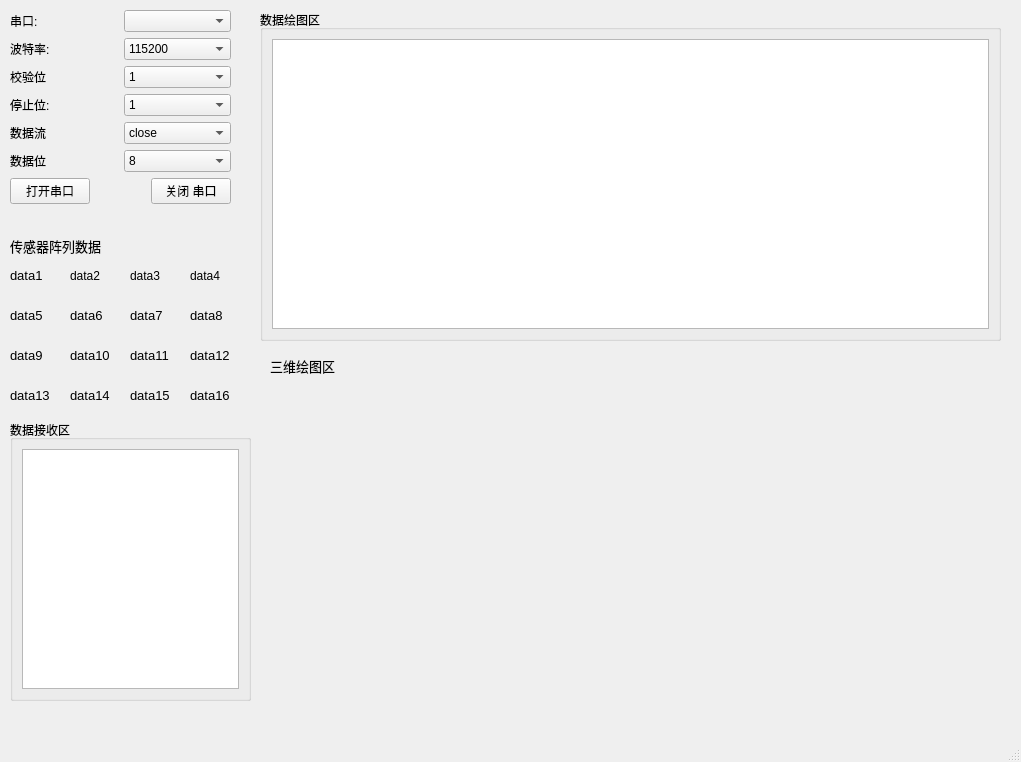
<?xml version="1.0" encoding="UTF-8"?>
<ui version="4.0">
 <class>MainWindow</class>
 <widget class="QMainWindow" name="MainWindow">
  <property name="geometry">
   <rect>
    <x>0</x>
    <y>0</y>
    <width>1021</width>
    <height>762</height>
   </rect>
  </property>
  <property name="windowTitle">
   <string>MainWindow</string>
  </property>
  <widget class="QWidget" name="centralwidget">
   <widget class="QGroupBox" name="groupBox">
    <property name="geometry">
     <rect>
      <x>10</x>
      <y>420</y>
      <width>241</width>
      <height>281</height>
     </rect>
    </property>
    <property name="title">
     <string>数据接收区</string>
    </property>
    <layout class="QGridLayout" name="gridLayout">
     <item row="0" column="0">
      <widget class="QPlainTextEdit" name="rec_Edit">
       <property name="minimumSize">
        <size>
         <width>0</width>
         <height>0</height>
        </size>
       </property>
       <property name="maximumSize">
        <size>
         <width>9999</width>
         <height>9999</height>
        </size>
       </property>
       <property name="readOnly">
        <bool>true</bool>
       </property>
       <property name="plainText">
        <string notr="true"/>
       </property>
       <property name="tabStopDistance">
        <double>200.000000000000000</double>
       </property>
       <property name="cursorWidth">
        <number>3</number>
       </property>
      </widget>
     </item>
    </layout>
   </widget>
   <widget class="QWidget" name="layoutWidget">
    <property name="geometry">
     <rect>
      <x>10</x>
      <y>10</y>
      <width>221</width>
      <height>221</height>
     </rect>
    </property>
    <layout class="QVBoxLayout" name="verticalLayout_5">
     <item>
      <layout class="QVBoxLayout" name="verticalLayout_2">
       <item>
        <layout class="QVBoxLayout" name="verticalLayout">
         <item>
          <layout class="QHBoxLayout" name="horizontalLayout_5">
           <item>
            <widget class="QLabel" name="label">
             <property name="text">
              <string>串口:</string>
             </property>
            </widget>
           </item>
           <item>
            <widget class="QComboBox" name="serial_com"/>
           </item>
          </layout>
         </item>
         <item>
          <layout class="QHBoxLayout" name="horizontalLayout_4">
           <item>
            <widget class="QLabel" name="label_2">
             <property name="text">
              <string>波特率:</string>
             </property>
            </widget>
           </item>
           <item>
            <widget class="QComboBox" name="Baud_Text">
             <item>
              <property name="text">
               <string>115200</string>
              </property>
             </item>
             <item>
              <property name="text">
               <string>9600</string>
              </property>
             </item>
            </widget>
           </item>
          </layout>
         </item>
         <item>
          <layout class="QHBoxLayout" name="horizontalLayout_3">
           <item>
            <widget class="QLabel" name="label_3">
             <property name="text">
              <string>校验位</string>
             </property>
            </widget>
           </item>
           <item>
            <widget class="QComboBox" name="Parity_Text">
             <item>
              <property name="text">
               <string>1</string>
              </property>
             </item>
             <item>
              <property name="text">
               <string>1.5</string>
              </property>
             </item>
             <item>
              <property name="text">
               <string>2</string>
              </property>
             </item>
            </widget>
           </item>
          </layout>
         </item>
         <item>
          <layout class="QHBoxLayout" name="horizontalLayout_2">
           <item>
            <widget class="QLabel" name="label_4">
             <property name="text">
              <string>停止位:</string>
             </property>
            </widget>
           </item>
           <item>
            <widget class="QComboBox" name="Stop_Text">
             <item>
              <property name="text">
               <string>1</string>
              </property>
             </item>
             <item>
              <property name="text">
               <string>2</string>
              </property>
             </item>
            </widget>
           </item>
          </layout>
         </item>
         <item>
          <layout class="QHBoxLayout" name="horizontalLayout">
           <item>
            <widget class="QLabel" name="label_5">
             <property name="text">
              <string>数据流</string>
             </property>
            </widget>
           </item>
           <item>
            <widget class="QComboBox" name="Flow_Text">
             <item>
              <property name="text">
               <string>close</string>
              </property>
             </item>
             <item>
              <property name="text">
               <string>open</string>
              </property>
             </item>
            </widget>
           </item>
          </layout>
         </item>
        </layout>
       </item>
       <item>
        <layout class="QHBoxLayout" name="horizontalLayout_6">
         <item>
          <widget class="QLabel" name="label_6">
           <property name="text">
            <string>数据位</string>
           </property>
          </widget>
         </item>
         <item>
          <widget class="QComboBox" name="Data_Text">
           <item>
            <property name="text">
             <string>8</string>
            </property>
           </item>
           <item>
            <property name="text">
             <string>7</string>
            </property>
           </item>
           <item>
            <property name="text">
             <string>6</string>
            </property>
           </item>
           <item>
            <property name="text">
             <string>5</string>
            </property>
           </item>
          </widget>
         </item>
        </layout>
       </item>
      </layout>
     </item>
     <item>
      <layout class="QVBoxLayout" name="verticalLayout_4">
       <item>
        <layout class="QVBoxLayout" name="verticalLayout_3">
         <item>
          <layout class="QHBoxLayout" name="horizontalLayout_7">
           <item>
            <widget class="QPushButton" name="cont_B">
             <property name="text">
              <string>打开串口</string>
             </property>
            </widget>
           </item>
           <item>
            <spacer name="horizontalSpacer">
             <property name="orientation">
              <enum>Qt::Horizontal</enum>
             </property>
             <property name="sizeHint" stdset="0">
              <size>
               <width>40</width>
               <height>20</height>
              </size>
             </property>
            </spacer>
           </item>
           <item>
            <widget class="QPushButton" name="Close_B">
             <property name="text">
              <string>关闭 串口</string>
             </property>
            </widget>
           </item>
          </layout>
         </item>
        </layout>
       </item>
       <item>
        <spacer name="verticalSpacer">
         <property name="orientation">
          <enum>Qt::Vertical</enum>
         </property>
         <property name="sizeHint" stdset="0">
          <size>
           <width>20</width>
           <height>40</height>
          </size>
         </property>
        </spacer>
       </item>
      </layout>
     </item>
    </layout>
   </widget>
   <widget class="QGroupBox" name="groupBox_2">
    <property name="geometry">
     <rect>
      <x>260</x>
      <y>10</y>
      <width>741</width>
      <height>331</height>
     </rect>
    </property>
    <property name="title">
     <string>数据绘图区</string>
    </property>
    <layout class="QGridLayout" name="gridLayout_2">
     <item row="0" column="0">
      <widget class="QChartView" name="graphicsView"/>
     </item>
    </layout>
   </widget>
   <widget class="QLabel" name="data1">
    <property name="geometry">
     <rect>
      <x>10</x>
      <y>260</y>
      <width>41</width>
      <height>31</height>
     </rect>
    </property>
    <property name="font">
     <font>
      <pointsize>10</pointsize>
     </font>
    </property>
    <property name="text">
     <string>data1</string>
    </property>
   </widget>
   <widget class="QLabel" name="data2">
    <property name="geometry">
     <rect>
      <x>70</x>
      <y>260</y>
      <width>41</width>
      <height>31</height>
     </rect>
    </property>
    <property name="text">
     <string>data2</string>
    </property>
   </widget>
   <widget class="QLabel" name="data3">
    <property name="geometry">
     <rect>
      <x>130</x>
      <y>260</y>
      <width>41</width>
      <height>31</height>
     </rect>
    </property>
    <property name="text">
     <string>data3</string>
    </property>
   </widget>
   <widget class="QLabel" name="data4">
    <property name="geometry">
     <rect>
      <x>190</x>
      <y>260</y>
      <width>41</width>
      <height>31</height>
     </rect>
    </property>
    <property name="text">
     <string>data4</string>
    </property>
   </widget>
   <widget class="QLabel" name="data5">
    <property name="geometry">
     <rect>
      <x>10</x>
      <y>300</y>
      <width>41</width>
      <height>31</height>
     </rect>
    </property>
    <property name="font">
     <font>
      <pointsize>10</pointsize>
     </font>
    </property>
    <property name="text">
     <string>data5</string>
    </property>
   </widget>
   <widget class="QLabel" name="data1_3">
    <property name="geometry">
     <rect>
      <x>270</x>
      <y>350</y>
      <width>81</width>
      <height>31</height>
     </rect>
    </property>
    <property name="font">
     <font>
      <pointsize>10</pointsize>
     </font>
    </property>
    <property name="text">
     <string>三维绘图区</string>
    </property>
   </widget>
   <widget class="QWidget" name="verticalLayoutWidget">
    <property name="geometry">
     <rect>
      <x>260</x>
      <y>380</y>
      <width>741</width>
      <height>321</height>
     </rect>
    </property>
    <layout class="QVBoxLayout" name="mylayout"/>
   </widget>
   <widget class="QLabel" name="data6">
    <property name="geometry">
     <rect>
      <x>70</x>
      <y>300</y>
      <width>41</width>
      <height>31</height>
     </rect>
    </property>
    <property name="font">
     <font>
      <pointsize>10</pointsize>
     </font>
    </property>
    <property name="text">
     <string>data6</string>
    </property>
   </widget>
   <widget class="QLabel" name="data7">
    <property name="geometry">
     <rect>
      <x>130</x>
      <y>300</y>
      <width>41</width>
      <height>31</height>
     </rect>
    </property>
    <property name="font">
     <font>
      <pointsize>10</pointsize>
     </font>
    </property>
    <property name="text">
     <string>data7</string>
    </property>
   </widget>
   <widget class="QLabel" name="data8">
    <property name="geometry">
     <rect>
      <x>190</x>
      <y>300</y>
      <width>41</width>
      <height>31</height>
     </rect>
    </property>
    <property name="font">
     <font>
      <pointsize>10</pointsize>
     </font>
    </property>
    <property name="text">
     <string>data8</string>
    </property>
   </widget>
   <widget class="QLabel" name="data9">
    <property name="geometry">
     <rect>
      <x>10</x>
      <y>340</y>
      <width>41</width>
      <height>31</height>
     </rect>
    </property>
    <property name="font">
     <font>
      <pointsize>10</pointsize>
     </font>
    </property>
    <property name="text">
     <string>data9</string>
    </property>
   </widget>
   <widget class="QLabel" name="data10">
    <property name="geometry">
     <rect>
      <x>70</x>
      <y>340</y>
      <width>41</width>
      <height>31</height>
     </rect>
    </property>
    <property name="font">
     <font>
      <pointsize>10</pointsize>
     </font>
    </property>
    <property name="text">
     <string>data10</string>
    </property>
   </widget>
   <widget class="QLabel" name="data11">
    <property name="geometry">
     <rect>
      <x>130</x>
      <y>340</y>
      <width>41</width>
      <height>31</height>
     </rect>
    </property>
    <property name="font">
     <font>
      <pointsize>10</pointsize>
     </font>
    </property>
    <property name="text">
     <string>data11</string>
    </property>
   </widget>
   <widget class="QLabel" name="data12">
    <property name="geometry">
     <rect>
      <x>190</x>
      <y>340</y>
      <width>41</width>
      <height>31</height>
     </rect>
    </property>
    <property name="font">
     <font>
      <pointsize>10</pointsize>
     </font>
    </property>
    <property name="text">
     <string>data12</string>
    </property>
   </widget>
   <widget class="QLabel" name="data13">
    <property name="geometry">
     <rect>
      <x>10</x>
      <y>380</y>
      <width>41</width>
      <height>31</height>
     </rect>
    </property>
    <property name="font">
     <font>
      <pointsize>10</pointsize>
     </font>
    </property>
    <property name="text">
     <string>data13</string>
    </property>
   </widget>
   <widget class="QLabel" name="data14">
    <property name="geometry">
     <rect>
      <x>70</x>
      <y>380</y>
      <width>41</width>
      <height>31</height>
     </rect>
    </property>
    <property name="font">
     <font>
      <pointsize>10</pointsize>
     </font>
    </property>
    <property name="text">
     <string>data14</string>
    </property>
   </widget>
   <widget class="QLabel" name="data15">
    <property name="geometry">
     <rect>
      <x>130</x>
      <y>380</y>
      <width>41</width>
      <height>31</height>
     </rect>
    </property>
    <property name="font">
     <font>
      <pointsize>10</pointsize>
     </font>
    </property>
    <property name="text">
     <string>data15</string>
    </property>
   </widget>
   <widget class="QLabel" name="data16">
    <property name="geometry">
     <rect>
      <x>190</x>
      <y>380</y>
      <width>41</width>
      <height>31</height>
     </rect>
    </property>
    <property name="font">
     <font>
      <pointsize>10</pointsize>
     </font>
    </property>
    <property name="text">
     <string>data16</string>
    </property>
   </widget>
   <widget class="QLabel" name="data1_2">
    <property name="geometry">
     <rect>
      <x>10</x>
      <y>230</y>
      <width>101</width>
      <height>31</height>
     </rect>
    </property>
    <property name="font">
     <font>
      <pointsize>10</pointsize>
     </font>
    </property>
    <property name="text">
     <string>传感器阵列数据</string>
    </property>
   </widget>
  </widget>
  <widget class="QMenuBar" name="menubar">
   <property name="geometry">
    <rect>
     <x>0</x>
     <y>0</y>
     <width>1021</width>
     <height>28</height>
    </rect>
   </property>
  </widget>
  <widget class="QStatusBar" name="statusbar"/>
 </widget>
 <customwidgets>
  <customwidget>
   <class>QChartView</class>
   <extends>QGraphicsView</extends>
   <header location="global">qchartview.h</header>
  </customwidget>
 </customwidgets>
 <resources/>
 <connections/>
</ui>
